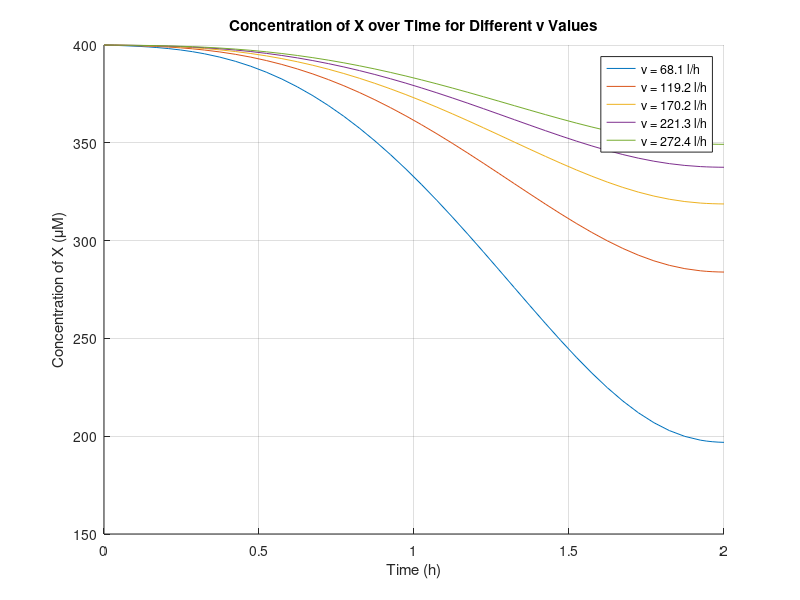

MATLAB code to generate this figure:
clc; clear;

% Define constants outside the function
K2 = 1;
k1 = 97.2;
k2 = 183.6;
k5 = 20.16e6;
O2 = 31.2;    % Convert µM to M
H_plus = 0.302; % Convert µM to M
h = 0.31;
sites = 6.7e-5;

% Define the range for v
v_values = linspace(68.1, 272.4, 5); % 5 evenly spaced values between 1e-6 and 5e-6

% Define the ODE function (constants are passed as parameters)
function dXdt = ode_function(t, ~, K2, k1, k2, k5, O2, H_plus, h, sites, v)
    % Term calculations for readability
    term1 = -(k2 * (-0.532 + (2.469 / (1 + exp((t - 1.891) / 0.299))))) * h;
    term2 = k1 * K2 * sites * O2 * (-0.532 + (2.469 / (1 + exp((t - 1.891) / 0.299)))) * H_plus;
    term3 = k5 * (0.0532 - 0.0553 * t + 3.088 * t^2 - 1.491 * t^3) * (-4.695 + 8.228e-4 * exp((t - 0.123) / 0.220));
    
    % Differential equation expression
    dXdt = 50e-6.*(term1 + term2 + term3)./v./2./0.35;
end

% Initial condition and time span
X0 = 400;            % Initial condition for X
tspan = [0, 2];      % Time span for the ODE solution

% Initialize figure
figure;
hold on;
colors = lines(length(v_values)); % Get a color map for the lines

% Loop over v values
for i = 1:length(v_values)
    v = v_values(i);
    
    % Solve the ODE using ode45
    [t, X] = ode45(@(t, X) ode_function(t, X, K2, k1, k2, k5, O2, H_plus, h, sites, v), tspan, X0);
    X
    % Plot the results
    plot(t, X, 'DisplayName', sprintf('v = %.1f l/h', v), 'Color', colors(i, :));
end

% Customize plot
xlabel('Time (h)');
ylabel('Concentration of X (μM)');
title('Concentration of X over Time for Different v Values');
legend show;
grid on;
%axis([0 2 0 400]); % [xmin xmax ymin ymax]
hold off;
